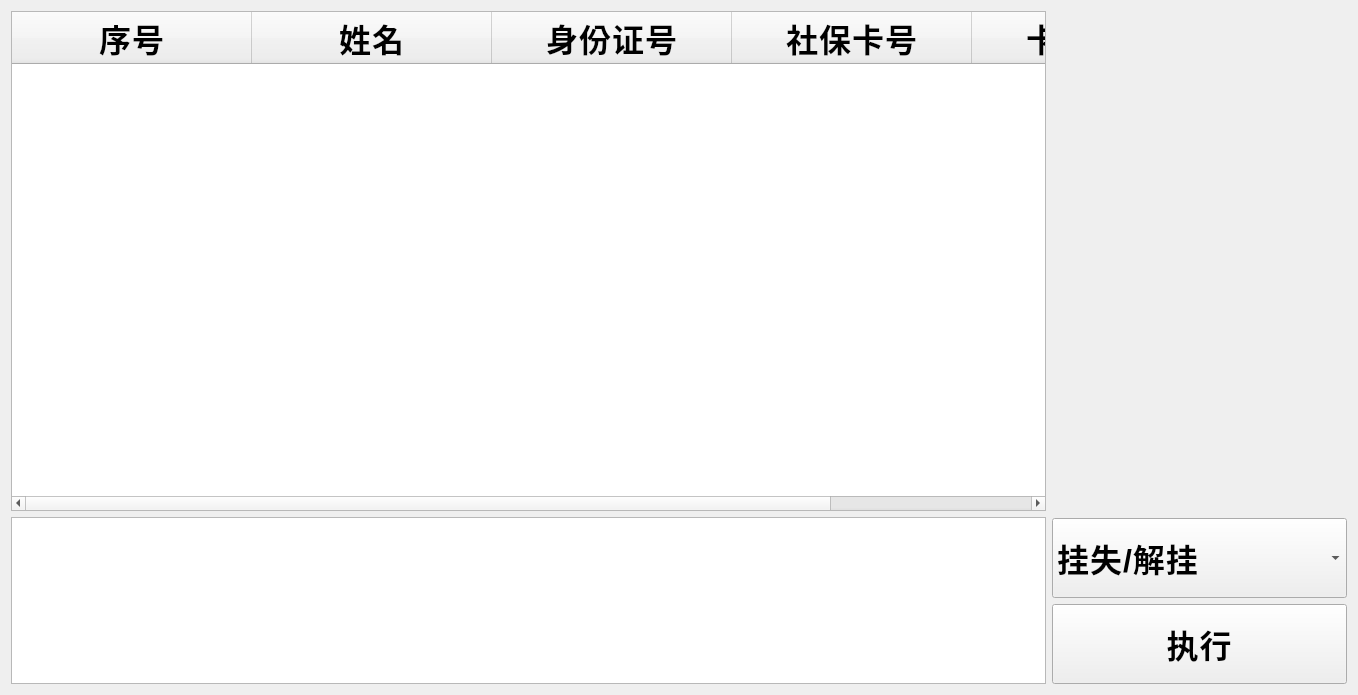
<?xml version="1.0" encoding="UTF-8"?>
<ui version="4.0">
 <class>CardManger</class>
 <widget class="QWidget" name="CardManger">
  <property name="geometry">
   <rect>
    <x>0</x>
    <y>0</y>
    <width>1358</width>
    <height>695</height>
   </rect>
  </property>
  <property name="windowTitle">
   <string>Form</string>
  </property>
  <property name="styleSheet">
   <string notr="true">font-family: &quot;思源黑体 CN Regular&quot;;
font-size: 32px;
font-weight: bold;
line-height: 49px;
letter-spacing: 1px;
color: 0
</string>
  </property>
  <layout class="QHBoxLayout" name="horizontalLayout">
   <item>
    <layout class="QVBoxLayout" name="verticalLayout_2" stretch="3,1">
     <item>
      <widget class="QTableWidget" name="tableWidget">
       <property name="editTriggers">
        <set>QAbstractItemView::DoubleClicked</set>
       </property>
       <property name="selectionMode">
        <enum>QAbstractItemView::SingleSelection</enum>
       </property>
       <property name="selectionBehavior">
        <enum>QAbstractItemView::SelectRows</enum>
       </property>
       <property name="gridStyle">
        <enum>Qt::NoPen</enum>
       </property>
       <attribute name="horizontalHeaderVisible">
        <bool>true</bool>
       </attribute>
       <attribute name="horizontalHeaderMinimumSectionSize">
        <number>120</number>
       </attribute>
       <attribute name="horizontalHeaderDefaultSectionSize">
        <number>240</number>
       </attribute>
       <attribute name="horizontalHeaderStretchLastSection">
        <bool>true</bool>
       </attribute>
       <attribute name="verticalHeaderVisible">
        <bool>false</bool>
       </attribute>
       <attribute name="verticalHeaderStretchLastSection">
        <bool>false</bool>
       </attribute>
       <column>
        <property name="text">
         <string>序号</string>
        </property>
       </column>
       <column>
        <property name="text">
         <string>姓名</string>
        </property>
       </column>
       <column>
        <property name="text">
         <string>身份证号</string>
        </property>
       </column>
       <column>
        <property name="text">
         <string>社保卡号</string>
        </property>
       </column>
       <column>
        <property name="text">
         <string>卡片状态</string>
        </property>
       </column>
      </widget>
     </item>
     <item>
      <widget class="QPlainTextEdit" name="plainTextEdit">
       <property name="readOnly">
        <bool>true</bool>
       </property>
      </widget>
     </item>
    </layout>
   </item>
   <item>
    <layout class="QVBoxLayout" name="verticalLayout">
     <item>
      <widget class="QLabel" name="label">
       <property name="minimumSize">
        <size>
         <width>240</width>
         <height>320</height>
        </size>
       </property>
       <property name="text">
        <string/>
       </property>
      </widget>
     </item>
     <item>
      <spacer name="verticalSpacer">
       <property name="orientation">
        <enum>Qt::Vertical</enum>
       </property>
       <property name="sizeHint" stdset="0">
        <size>
         <width>20</width>
         <height>40</height>
        </size>
       </property>
      </spacer>
     </item>
     <item>
      <widget class="QComboBox" name="comboBox">
       <property name="sizePolicy">
        <sizepolicy hsizetype="Preferred" vsizetype="Fixed">
         <horstretch>0</horstretch>
         <verstretch>0</verstretch>
        </sizepolicy>
       </property>
       <property name="minimumSize">
        <size>
         <width>240</width>
         <height>80</height>
        </size>
       </property>
       <item>
        <property name="text">
         <string>挂失/解挂</string>
        </property>
       </item>
       <item>
        <property name="text">
         <string>卡片标注/取消标注</string>
        </property>
       </item>
       <item>
        <property name="text">
         <string>交费登记/取消登记</string>
        </property>
       </item>
       <item>
        <property name="text">
         <string>数据写入</string>
        </property>
       </item>
       <item>
        <property name="text">
         <string>卡片打印</string>
        </property>
       </item>
       <item>
        <property name="text">
         <string>数据回盘</string>
        </property>
       </item>
       <item>
        <property name="text">
         <string>启用卡片</string>
        </property>
       </item>
       <item>
        <property name="text">
         <string>出卡</string>
        </property>
       </item>
      </widget>
     </item>
     <item>
      <widget class="QPushButton" name="pushButton">
       <property name="minimumSize">
        <size>
         <width>240</width>
         <height>80</height>
        </size>
       </property>
       <property name="text">
        <string>执行</string>
       </property>
      </widget>
     </item>
    </layout>
   </item>
  </layout>
 </widget>
 <resources/>
 <connections/>
</ui>
